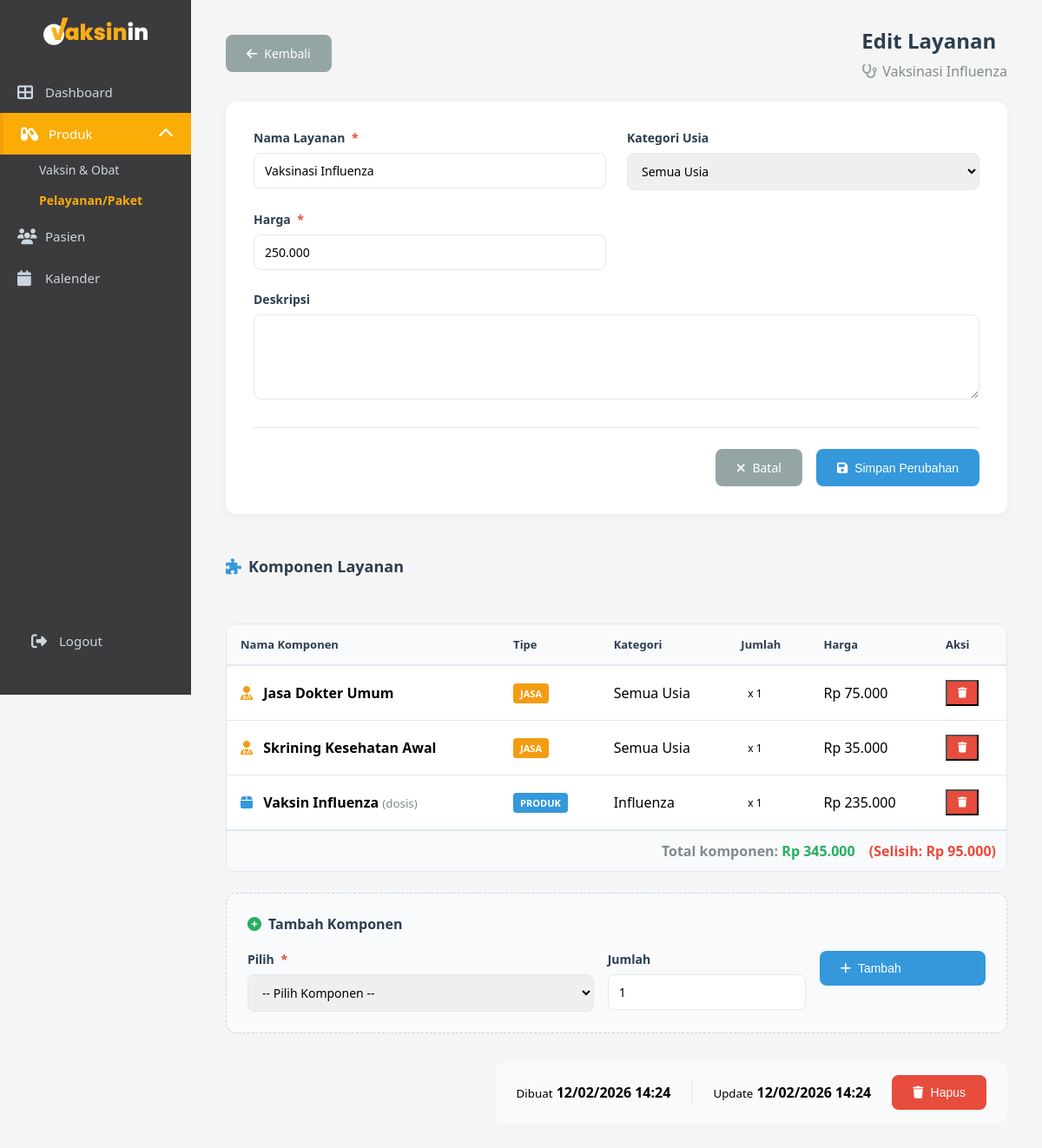
Before: /admin/edit_pelayanan.php?id=6&tipe=pelayanan with the older database file.
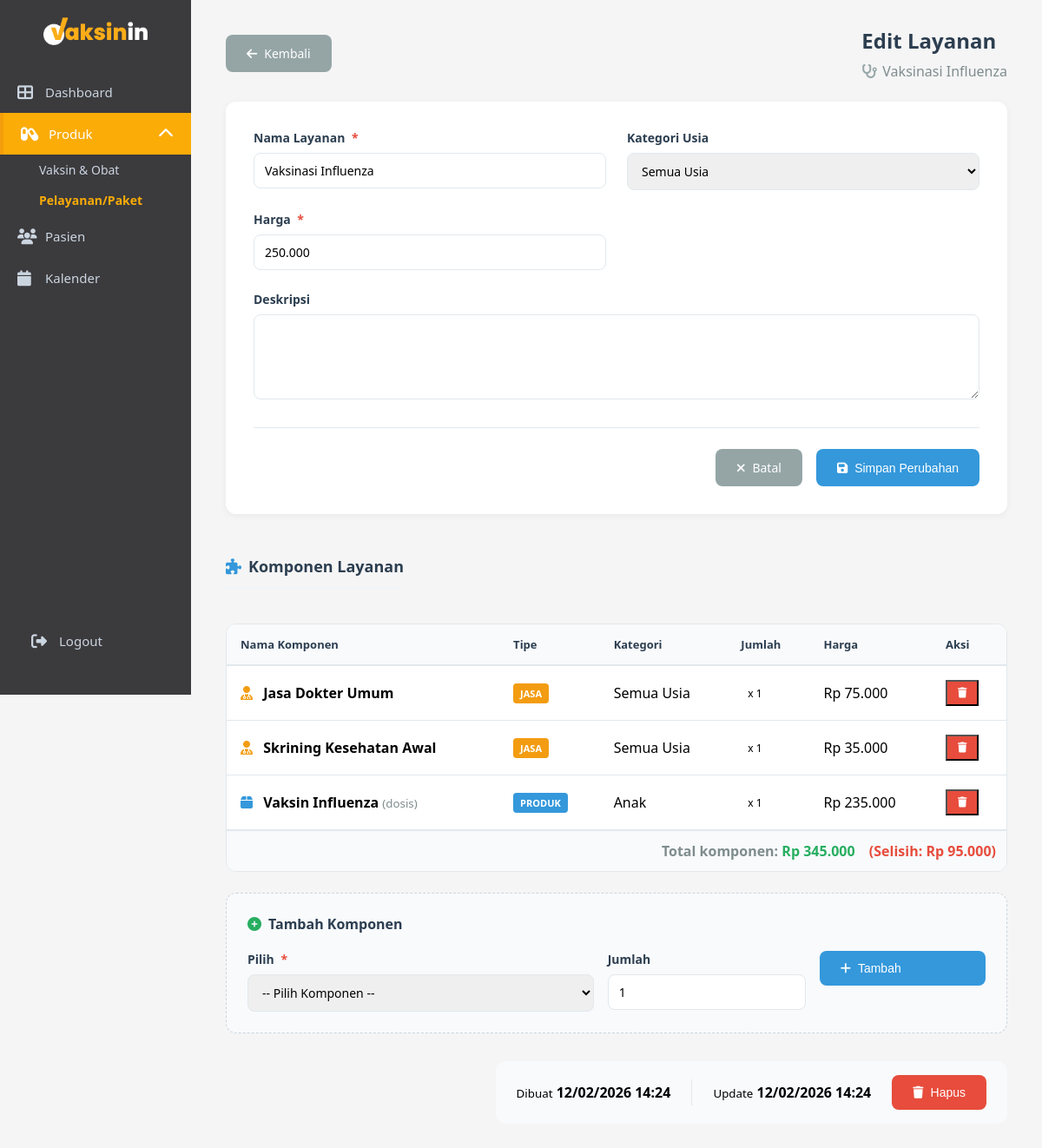
After: the same page with the newer database file.
### tables this page shows
CREATE TABLE `services` (
  `id` int NOT NULL,
  `kode_layanan` varchar(50) DEFAULT NULL,
  `nama_layanan` varchar(255) NOT NULL,
  `kategori_usia` enum('Anak','Dewasa','Semua Usia') DEFAULT 'Semua Usia',
  `tipe` enum('pelayanan','paket','jasa') NOT NULL,
  `deskripsi` text,
  `harga` int DEFAULT '0',
  `kode_paket` varchar(50) DEFAULT NULL,
  `created_at` timestamp NULL DEFAULT CURRENT_TIMESTAMP,
  `updated_at` timestamp NULL DEFAULT CURRENT_TIMESTAMP ON UPDATE CURRENT_TIMESTAMP
);

CREATE TABLE `service_jasa_components` (
  `id` int NOT NULL,
  `service_id` int NOT NULL,
  `jasa_id` int NOT NULL,
  `quantity` int DEFAULT '1',
  `created_at` timestamp NULL DEFAULT CURRENT_TIMESTAMP,
  `updated_at` timestamp NULL DEFAULT NULL
);

CREATE TABLE `service_product_components` (
  `id` int NOT NULL,
  `service_id` int NOT NULL,
  `product_id` int NOT NULL,
  `quantity` int DEFAULT '1',
  `created_at` timestamp NULL DEFAULT CURRENT_TIMESTAMP,
  `updated_at` timestamp NULL DEFAULT NULL
);

CREATE TABLE `products` (
  `id` int NOT NULL,
  `kode_produk` varchar(50) DEFAULT NULL,
  `nama_produk` varchar(255) NOT NULL,
  `merk` varchar(100) DEFAULT NULL,
  `kategori` varchar(100) DEFAULT NULL,
  `jenis` varchar(50) DEFAULT NULL,
  `deskripsi` text,
  `satuan` varchar(20) DEFAULT 'dosis',
  `harga` int DEFAULT '0',
  `minimal_stok` int DEFAULT '10',
  `created_at` timestamp NULL DEFAULT CURRENT_TIMESTAMP,
  `updated_at` timestamp NULL DEFAULT CURRENT_TIMESTAMP ON UPDATE CURRENT_TIMESTAMP
);

### admin/edit_pelayanan.php (the view, shortened to what the rows shown need)
<?php
include "../config.php";
$id = $_GET['id'];
$sql = "SELECT * FROM services WHERE id = ?";
$stmt = $conn->prepare($sql);
$stmt->bind_param('i', $id);
$stmt->execute();
$service = $stmt->get_result()->fetch_assoc();
$produk_components = [];
$jasa_components = [];
if ($service['tipe'] === 'pelayanan') {
    $comp_products_sql = "
        SELECT spc.*,
               p.nama_produk as nama_komponen,
               p.kategori as kategori_komponen,
               'produk' as tipe_komponen,
               p.harga as harga_komponen,
               p.satuan
        FROM service_product_components spc
        JOIN products p ON p.id = spc.product_id
        WHERE spc.service_id = ?
        ORDER BY p.nama_produk
    ";
    $comp_products_stmt = $conn->prepare($comp_products_sql);
    if ($comp_products_stmt) {
        $comp_products_stmt->bind_param("i", $service['id']);
        $comp_products_stmt->execute();
        $produk_result = $comp_products_stmt->get_result();
        while ($row = $produk_result->fetch_assoc()) {
            $row['tipe'] = 'produk';
            $row['icon'] = 'fa-box';
            $row['color'] = '#3498db';
            $row['badge'] = 'badge-produk';
            $row['badge_text'] = 'PRODUK';
            $produk_components[] = $row;
        }
    }
    $comp_jasa_sql = "
        SELECT sjc.*,
               s.nama_layanan as nama_komponen,
               s.kategori_usia as kategori_komponen,
               'jasa' as tipe_komponen,
               s.harga as harga_komponen
        FROM service_jasa_components sjc
        JOIN services s ON s.id = sjc.jasa_id
        WHERE sjc.service_id = ?
        ORDER BY s.nama_layanan
    ";
    $comp_jasa_stmt = $conn->prepare($comp_jasa_sql);
    if ($comp_jasa_stmt) {
        $comp_jasa_stmt->bind_param("i", $service['id']);
        $comp_jasa_stmt->execute();
        $jasa_result = $comp_jasa_stmt->get_result();
        while ($row = $jasa_result->fetch_assoc()) {
            $row['tipe'] = 'jasa';
            $row['icon'] = 'fa-user-md';
            $row['color'] = '#f39c12';
            $row['badge'] = 'badge-jasa';
            $row['badge_text'] = 'JASA';
            $jasa_components[] = $row;
        }
    }
    $all_components = array_merge($jasa_components, $produk_components);
}
?>
<!DOCTYPE html>
<html lang="id">
<head>
    <link rel="stylesheet" href="css/admin.css">
    <link rel="stylesheet" href="css/sidebar-toggle.css">
    <link rel="stylesheet" href="css/product-form.css">
    <link rel="stylesheet" href="css/edit_pelayanan.css">
    <link rel="stylesheet" href="https://cdnjs.cloudflare.com/ajax/libs/font-awesome/6.4.0/css/all.min.css">
</head>
<body>
    <div class="main-content">
        <div class="product-container">
            <div class="product-header-wrapper">
                <div class="product-title-section">
                    <h1>Edit <?= $service['tipe'] == 'pelayanan' ? 'Layanan' : 'Paket' ?></h1>
                    <p class="product-subtitle">
                        <i class="fas fa-<?= $service['tipe'] == 'pelayanan' ? 'stethoscope' : 'cubes' ?>"></i>
                        <?= htmlspecialchars($service['nama_layanan']) ?>
                    </p>
                </div>
            </div>
            <div class="product-form">
                <form method="POST">
                    <div class="form-grid">
                        <div class="form-group">
                            <label>Nama <?= $service['tipe'] == 'pelayanan' ? 'Layanan' : 'Paket' ?> <span class="required">*</span></label>
                            <input type="text" name="nama_layanan" required value="<?= htmlspecialchars($service['nama_layanan']) ?>">
                        </div>
                        <div class="form-group">
                            <label>Kategori Usia</label>
                            <select name="kategori_usia" class="form-control">
                                <option value="Semua Usia" <?= $service['kategori_usia'] == 'Semua Usia' ? 'selected' : '' ?>>Semua Usia</option>
                            </select>
                        </div>
                        <div class="form-group">
                            <label>Harga <span class="required">*</span></label>
                            <input type="text" name="harga" id="harga" value="<?= number_format($service['harga'] ?? 0, 0, ',', '.') ?>" onkeyup="formatRupiah(this)">
                        </div>
                    </div>
                </form>
            </div>
            <div class="batch-management">
                <div class="batch-header">
                    <h2 class="section-title">
                        <i class="fas fa-<?= $service['tipe'] == 'pelayanan' ? 'puzzle-piece' : 'layer-group' ?>"></i>
                        <?= $service['tipe'] == 'pelayanan' ? 'Komponen Layanan' : 'Item Paket' ?>
                    </h2>
                </div>
                <?php if ($service['tipe'] === 'pelayanan'): ?>
                    <?php if (!empty($all_components)): ?>
                        <div class="batch-table-container">
                            <table class="batch-table">
                                <thead>
                                    <tr>
                                        <th>Nama Komponen</th>
                                        <th>Tipe</th>
                                        <th>Kategori</th>
                                        <th>Jumlah</th>
                                        <th>Harga</th>
                                        <th>Aksi</th>
                                    </tr>
                                </thead>
                                <tbody>
                                    <?php
                                    $total_komponen = 0;
                                    foreach ($all_components as $comp):
                                        $total_komponen += ($comp['harga_komponen'] ?? 0) * $comp['quantity'];
                                    ?>
                                    <tr>
                                        <td>
                                            <i class="fas <?= $comp['icon'] ?>" style="color: <?= $comp['color'] ?>; margin-right: 8px;"></i>
                                            <strong><?= htmlspecialchars($comp['nama_komponen']) ?></strong>
                                            <?php if (!empty($comp['satuan'])): ?>
                                                <small style="color: #7f8c8d;">(<?= $comp['satuan'] ?>)</small>
                                            <?php endif; ?>
                                        </td>
                                        <td>
                                            <span class="badge <?= $comp['badge'] ?>"><?= $comp['badge_text'] ?></span>
                                        </td>
                                        <td><?= htmlspecialchars($comp['kategori_komponen'] ?? '-') ?></td>
                                        <td><span class="stock-badge">x <?= $comp['quantity'] ?></span></td>
                                        <td class="price">Rp <?= number_format(($comp['harga_komponen'] ?? 0) * $comp['quantity'], 0, ',', '.') ?></td>
                                        <td>
                                            <form method="POST" onsubmit="return confirm('Hapus komponen ini?')">
                                                <button type="submit" class="btn-small btn-delete-batch"><i class="fas fa-trash"></i></button>
                                            </form>
                                        </td>
                                    </tr>
                                    <?php endforeach; ?>
                                </tbody>
                                <tfoot>
                                    <tr>
                                        <td colspan="6" style="text-align:right; padding:12px;">
                                            <span style="color:#7f8c8d;">Total komponen: </span>
                                            <span style="font-weight:600; color:#27ae60;">Rp <?= number_format($total_komponen, 0, ',', '.') ?></span>
                                            <?php if ($total_komponen > $service['harga']): ?>
                                                <span style="color:#e74c3c; margin-left:12px;">
                                                    (Selisih: Rp <?= number_format($total_komponen - $service['harga'], 0, ',', '.') ?>)
                                                </span>
                                            <?php endif; ?>
                                        </td>
                                    </tr>
                                </tfoot>
                            </table>
                        </div>
                    <?php endif; ?>
                <?php endif; ?>
            </div>
            <div style="margin-top:32px; display:flex; justify-content:flex-end;">
                <div style="background:#f8fafc; padding:16px 24px; border-radius:12px; display:flex; gap:24px; align-items:center;">
                    <div>
                        <small>Dibuat</small>
                        <strong><?= date('d/m/Y H:i', strtotime($service['created_at'])) ?></strong>
                    </div>
                    <div>
                        <small>Update</small>
                        <strong><?= $service['updated_at'] ? date('d/m/Y H:i', strtotime($service['updated_at'])) : '-' ?></strong>
                    </div>
                </div>
            </div>
        </div>
    </div>
</body>
</html>

Changed rows visible on the page:
changed through a linked row, service_product_components "Vaksin Influenza": product.kategori "Influenza" → "Anak"
